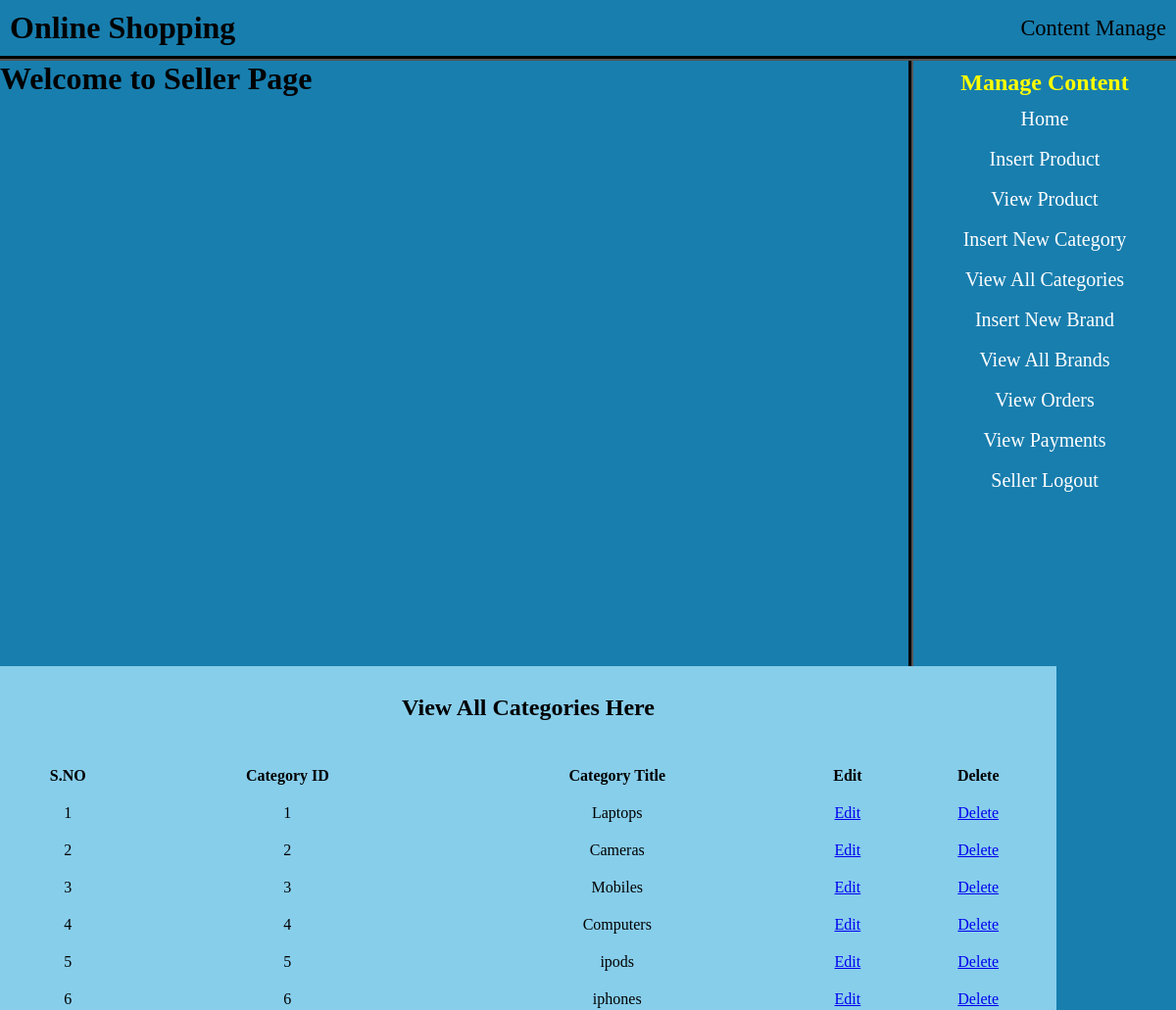
/seller/index.php?view_cats (signed in), run on the app's committed database.
### tables this page shows
CREATE TABLE `categories` (
  `cat_id` int(100) NOT NULL,
  `cat_title` text NOT NULL
);

### seller/view_cats.php (the view)
<?php
if(!isset($_SESSION['user_email']))
{
echo "<script> window.open('login.php?not_admin=You are not a admin !','_self') </script>";
}
else
{
?>
   <table width="1078"  align="center"  bgcolor="skyblue">
<tr align="center">
	<td colspan="6"> <h2><br>View All Categories Here<br><br></h2></td>
</tr>
<tr align="center" bgcolor="skyblue">
	    <th><br>S.NO</th>
	    <th><br>Category ID</th>
	    <th><br>Category Title</th>
	       <th><br>Edit</th>
	        <th><br>Delete</th>
</tr>
  <?php
include("includes/db.php");
$get_cat="select * from categories";
$run_cat=mysqli_query($con,$get_cat);
$i=0;
while($row_cat=mysqli_fetch_array($run_cat))
{
  $cat_id=$row_cat['cat_id'];
  $cat_title=$row_cat['cat_title'];
  $i++;
?>
<tr align="center">
    <td><br><?php echo $i;  ?></td>
    <td><br><?php echo $cat_id;  ?></td>
	<td><br><?php echo $cat_title;  ?></td>
	<td><br><a href="index.php?edit_cat=<?php echo $cat_id; ?>">Edit</a></td>
	<td><br><a href="delete_cat.php?delete_cat=<?php echo $cat_id; ?> ">Delete</a></td>
</tr>
<?php } ?>
   </table>
<?php  }  ?>

### seller/styles/style.css (style rules this page uses)
html, body, div, span, applet, object, iframe, h1, h2, h3, h4, h5, h6, p, blockquote, pre, a, abbr, acronym, address, big, cite, code, del, dfn, em, img, ins, kbd, q, s, samp, small, strike, strong, sub, sup, tt, var, b, u, i, center, dl, dt, dd, ol, ul, li, fieldset, form, label, legend, table, caption, tbody, tfoot, thead, tr, th, td, article, aside, canvas, details, embed, figure, figcaption, footer, header, hgroup, menu, nav, output, ruby, section, summary, time, mark, audio, video { margin: 0; padding: 0; border: 0; vertical-align: baseline; }
body { background: #187eae; }

### data on the page
categories: cat_id "1", cat_title "Laptops"
categories: cat_id "2", cat_title "Cameras"
categories: cat_id "3", cat_title "Mobiles"
categories: cat_id "4", cat_title "Computers"
categories: cat_id "5", cat_title "ipods"
categories: cat_id "6", cat_title "iphones"
